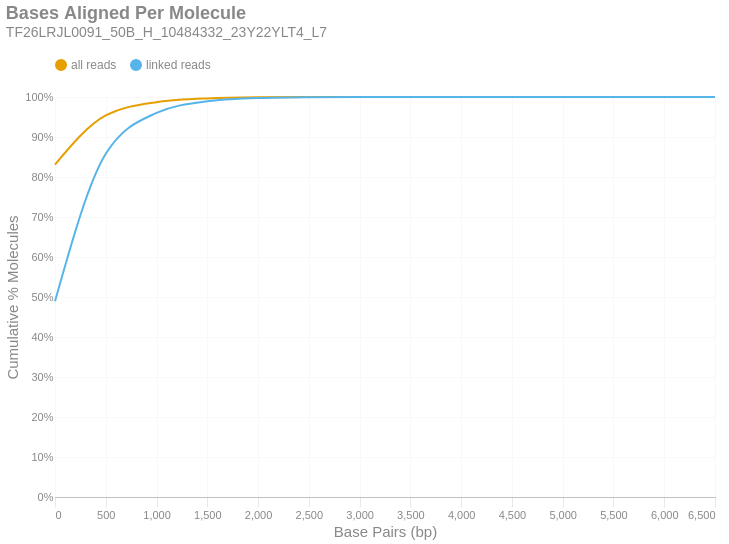

The notebook cell this image was saved under:
### Markdown cell above
### Bases Aligned Per Molecule
This is a cumulative frequency distribution showing the number of base pairs aligned per unique molecule. These data are shown in 500 bp bins. There are two distributions: one with `all reads` (yellow) and another with only `linked reads` (blue). The percent of molecules in the `linked reads` distribution is relative to the total number of linked molecules.

### Code cell
if SKIPLR:
    print_html(f"Skipped")
else:
    binned_df = consolidated_hist(valids['aligned_bp'], mask, 500, True)
    with SafeRender(binned_df):
        (
            density_plot(binned_df, 'Bases Aligned Per Molecule', samplename, 'basesper')
            .encode(
                x=alt.X('bin:Q', title="Base Pairs (bp)").axis(tickMinStep=500).scale(padding=0),
                y=alt.Y('value:Q', title='Cumulative % Molecules')
                    .axis(format='%')
                    .scale(domain = [0,1])
                    .stack(False),
                color=alt.Color("key:N").scale(domain = ["all reads", "linked reads"]),
                tooltip = [
                    alt.Tooltip("key:N", title = "Data Type"),
                    alt.Tooltip("range_label:N", title="Bases Aligned Per Molecule"),
                    alt.Tooltip("value:Q", format = ".2%", title="% Molecules (Cum.)")
                ]
            )
        ).display()

### Figure 1 — Vega-Lite specification as saved in the notebook (floating-point values rounded to 4 significant figures)
{"width": "container", "height": 400, "config": {"title": {"anchor": "start", "dy": -15, "fontSize": 18, "color": "#888888", "subtitleColor": "#888888", "subtitleFontSize": 14}, "arc": {"fill": "#0072B2"}, "axis": {"domainColor": "#888888", "domainWidth": 0.5, "gridWidth": 0.2, "grid": false, "titleFontWeight": 400, "titleFontSize": 15, "labelFontSize": 11, "labelColor": "#888888", "tickColor": "#888888", "tickWidth": 0.2, "titleColor": "#888888"}, "axisBand": {"grid": false}, "axisX": {"grid": true, "tickSize": 10, "domainCap": "round"}, "axisY": {"domain": false, "grid": true, "tickSize": 0, "domainCap": "round"}, "background": "transparent", "header": {"labelFontSize": 15, "labelColor": "#888888", "titleFontSize": 15, "titleFontWeight": 600, "titleColor": "#888888"}, "legend": {"labelFont": "sans-serif", "labelFontSize": 12, "labelColor": "#888888", "symbolSize": 100, "symbolType": "circle", "titleFontSize": 12, "titlePadding": 10, "titleColor": "#888888", "title": null, "orient": "top"}, "range": {"category": ["#E69F00", "#56B4E9", "#009E73", "#F0E442", "#0072B2", "#D55E00", "#CC79A7", "#000000"], "diverging": ["#cfe8f3", "#a2d4ec", "#73bfe2", "#46abdb", "#1696d2", "#12719e"]}, "area": {"fill": "#0072B2", "fillOpacity": 0.7, "line": true, "strokeOpacity": 0.7}, "line": {"color": "#0072B2", "stroke": "#0072B2", "strokeWidth": 2}, "trail": {"color": "#0072B2", "stroke": "#0072B2", "strokeWidth": 0, "size": 1}, "point": {"filled": true, "fillOpacity": 1.0, "size": 95}, "text": {"color": "#888888", "fontSize": 11, "align": "right", "fontWeight": 400, "size": 11}, "bar": {"fill": "#0072B2", "stroke": null}, "view": {"stroke": null, "continuousWidth": 660, "continuousHeight": 400}}, "data": {"name": "data-632b53e49fe9c71fde83f27ea65a019a"}, "mark": {"type": "line", "interpolate": "monotone", "point": {"opacity": 0, "size": 275}}, "encoding": {"color": {"field": "key", "scale": {"domain": ["all reads", "linked reads"]}, "type": "nominal"}, "tooltip": [{"field": "key", "title": "Data Type", "type": "nominal"}, {"field": "range_label", "title": "Bases Aligned Per Molecule", "type": "nominal"}, {"field": "value", "format": ".2%", "title": "% Molecules (Cum.)", "type": "quantitative"}], "x": {"axis": {"tickMinStep": 500}, "field": "bin", "scale": {"padding": 0}, "title": "Base Pairs (bp)", "type": "quantitative"}, "y": {"axis": {"format": "%"}, "field": "value", "scale": {"domain": [0, 1]}, "stack": false, "title": "Cumulative % Molecules", "type": "quantitative"}}, "params": [{"name": "param_c36ac31b6afebe62", "select": {"type": "point", "fields": ["key"]}, "bind": "legend"}], "title": {"text": "Bases Aligned Per Molecule", "subtitle": "TF26LRJL0091_50B_H_10484332_23Y22YLT4_L7"}, "transform": [{"fold": ["all reads (cumsum)", "linked reads (cumsum)"]}, {"calculate": "replace(datum.key, ' (cumsum)', '')", "as": "key"}, {"filter": {"param": "param_c36ac31b6afebe62"}}], "usermeta": {"embedOptions": {"downloadFileName": "TF26LRJL0091_50B_H_10484332_23Y22YLT4_L7.basesper"}}, "$schema": "https://vega.github.io/schema/vega-lite/v6.4.1.json", "datasets": {"data-632b53e49fe9c71fde83f27ea65a019a": [{"bin": "0.0", "interval": "0.0-500.0", "all reads": 0.8312, "linked reads": 0.4893, "all reads (cumsum)": 0.8312, "linked reads (cumsum)": 0.4893, "range_label": "0-499"}, {"bin": "500.0", "interval": "500.0-1000.0", "all reads": 0.1226, "linked reads": 0.3686, "all reads (cumsum)": 0.9538, "linked reads (cumsum)": 0.8579, "range_label": "500-999"}, {"bin": "1000.0", "interval": "1000.0-1500.0", "all reads": 0.03325, "linked reads": 0.1023, "all reads (cumsum)": 0.9871, "linked reads (cumsum)": 0.9602, "range_label": "1000-1499"}, {"bin": "1500.0", "interval": "1500.0-2000.0", "all reads": 0.009422, "linked reads": 0.02905, "all reads (cumsum)": 0.9965, "linked reads (cumsum)": 0.9892, "range_label": "1500-1999"}, {"bin": "2000.0", "interval": "2000.0-2500.0", "all reads": 0.002622, "linked reads": 0.008087, "all reads (cumsum)": 0.9991, "linked reads (cumsum)": 0.9973, "range_label": "2000-2499"}, {"bin": "2500.0", "interval": "2500.0-3000.0", "all reads": 0.0006361, "linked reads": 0.001962, "all reads (cumsum)": 0.9998, "linked reads (cumsum)": 0.9993, "range_label": "2500-2999"}, {"bin": "3000.0", "interval": "3000.0-3500.0", "all reads": 0.0001736, "linked reads": 0.0005355, "all reads (cumsum)": 0.9999, "linked reads (cumsum)": 0.9998, "range_label": "3000-3499"}, {"bin": "3500.0", "interval": "3500.0-4000.0", "all reads": 4.773e-05, "linked reads": 0.0001469, "all reads (cumsum)": 1.0, "linked reads (cumsum)": 0.9999, "range_label": "3500-3999"}, {"bin": "4000.0", "interval": "4000.0-4500.0", "all reads": 1.284e-05, "linked reads": 3.928e-05, "all reads (cumsum)": 1.0, "linked reads (cumsum)": 1.0, "range_label": "4000-4499"}, {"bin": "4500.0", "interval": "4500.0-5000.0", "all reads": 4.038e-06, "linked reads": 1.245e-05, "all reads (cumsum)": 1.0, "linked reads (cumsum)": 1.0, "range_label": "4500-4999"}, {"bin": "5000.0", "interval": "5000.0-5500.0", "all reads": 7.248e-07, "linked reads": 2.235e-06, "all reads (cumsum)": 1.0, "linked reads (cumsum)": 1.0, "range_label": "5000-5499"}, {"bin": "5500.0", "interval": "5500.0-6000.0", "all reads": 5.177e-07, "linked reads": 1.597e-06, "all reads (cumsum)": 1.0, "linked reads (cumsum)": 1.0, "range_label": "5500-5999"}, {"bin": "6000.0", "interval": "6000.0-6500.0", "all reads": 0.0, "linked reads": 0.0, "all reads (cumsum)": 1.0, "linked reads (cumsum)": 1.0, "range_label": "6000-6499"}, {"bin": "6500.0", "interval": "6500.0-7000.0", "all reads": 1.035e-07, "linked reads": 3.193e-07, "all reads (cumsum)": 1.0, "linked reads (cumsum)": 1.0, "range_label": "6500-6999"}]}}
